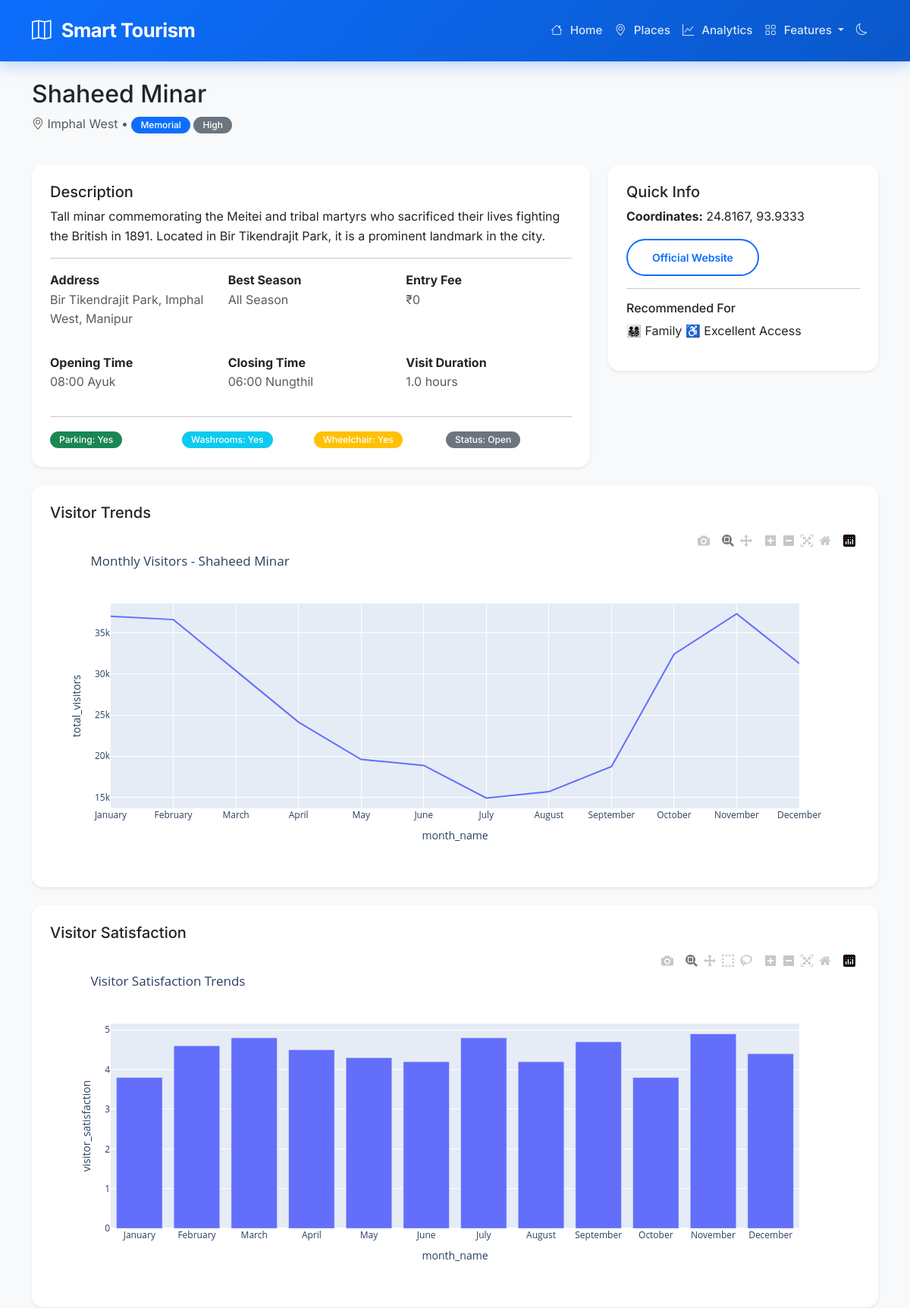
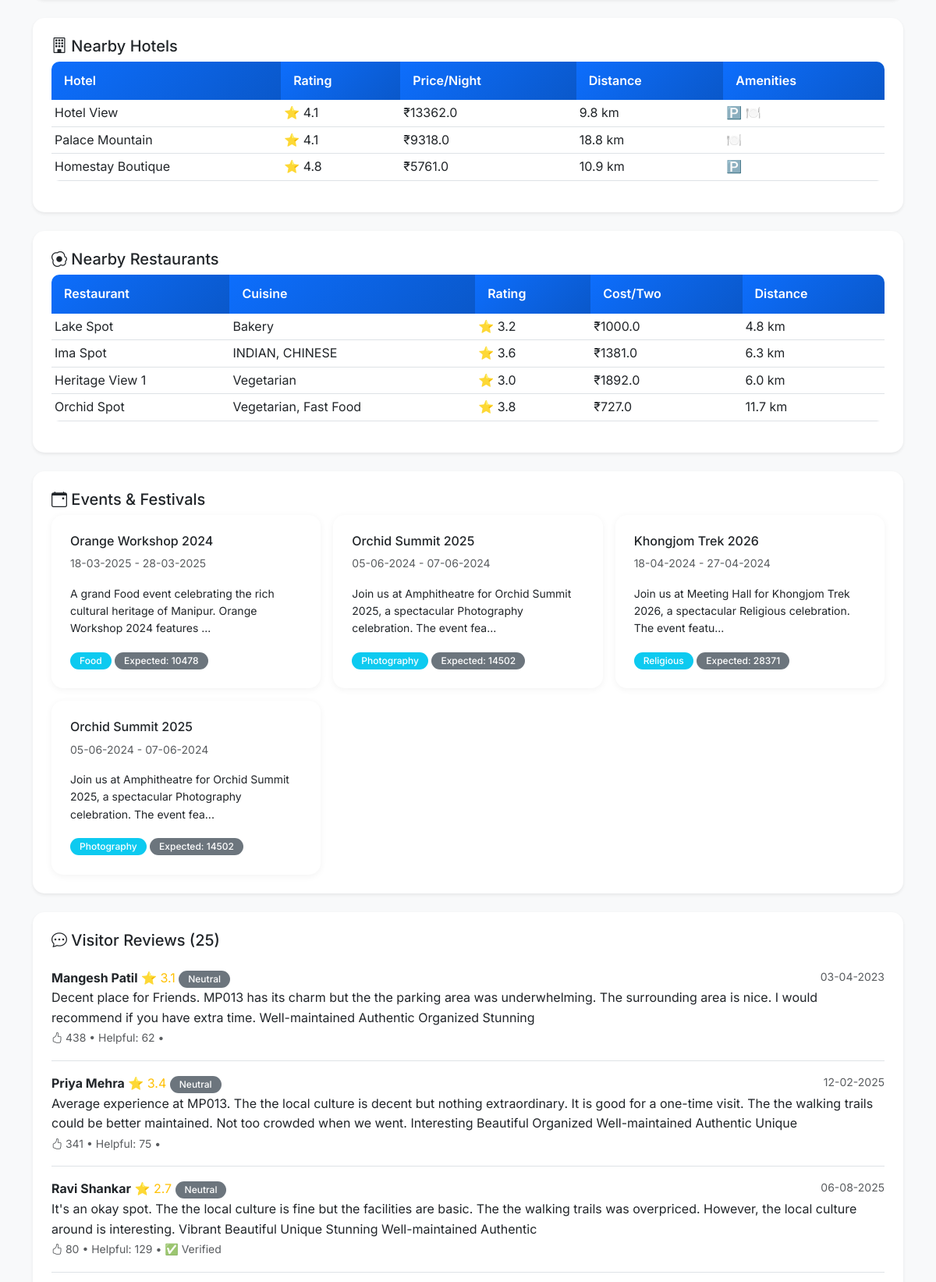
The page /place/MP013 (upper part) on the database its author committed (2 pictures, top to bottom).
### tables this page shows
CREATE TABLE tourist_places (
    place_id TEXT PRIMARY KEY,
    place_name TEXT NOT NULL,
    district TEXT NOT NULL,
    category TEXT NOT NULL,
    description TEXT,
    latitude REAL,
    longitude REAL,
    address TEXT,
    entry_fee_inr REAL,
    opening_time TEXT,
    closing_time TEXT,
    best_season TEXT,
    visit_duration_hours REAL,
    popularity_level TEXT,
    family_friendly TEXT,
    adventure_level TEXT,
    accessibility TEXT,
    parking_available TEXT,
    washroom_available TEXT,
    wheelchair_accessible TEXT,
    official_website TEXT,
    image_url TEXT,
    status TEXT,
    created_date TEXT,
    updated_date TEXT
);

CREATE TABLE hotels (
    hotel_id TEXT PRIMARY KEY,
    place_id TEXT,
    hotel_name TEXT NOT NULL,
    hotel_type TEXT,
    star_rating INTEGER,
    average_rating REAL,
    total_reviews INTEGER,
    price_per_night_inr REAL,
    distance_from_place_km REAL,
    district TEXT,
    address TEXT,
    latitude REAL,
    longitude REAL,
    check_in_time TEXT,
    check_out_time TEXT,
    total_rooms INTEGER,
    available_rooms INTEGER,
    room_type TEXT,
    air_conditioning TEXT,
    free_wifi TEXT,
    parking TEXT,
    restaurant TEXT,
    room_service TEXT,
    swimming_pool TEXT,
    gym TEXT,
    spa TEXT,
    pet_friendly TEXT,
    family_friendly TEXT,
    wheelchair_accessible TEXT,
    airport_shuttle TEXT,
    breakfast_included TEXT,
    cancellation_policy TEXT,
    phone_number TEXT,
    email TEXT,
    official_website TEXT,
    image_url TEXT,
    status TEXT,
    created_date TEXT,
    updated_date TEXT,
    FOREIGN KEY (place_id) REFERENCES tourist_places(place_id)
);

CREATE TABLE restaurants (
    restaurant_id TEXT PRIMARY KEY,
    place_id TEXT,
    restaurant_name TEXT NOT NULL,
    restaurant_type TEXT,
    cuisine TEXT,
    average_rating REAL,
    total_reviews INTEGER,
    average_cost_for_two_inr REAL,
    distance_from_place_km REAL,
    district TEXT,
    address TEXT,
    latitude REAL,
    longitude REAL,
    opening_time TEXT,
    closing_time TEXT,
    seating_capacity INTEGER,
    indoor_seating TEXT,
    outdoor_seating TEXT,
    takeaway TEXT,
    home_delivery TEXT,
    online_booking TEXT,
    vegetarian TEXT,
    vegan TEXT,
    non_vegetarian TEXT,
    local_manipuri_food TEXT,
    parking TEXT,
    wheelchair_accessible TEXT,
    family_friendly TEXT,
    payment_method TEXT,
    phone_number TEXT,
    email TEXT,
    official_website TEXT,
    image_url TEXT,
    status TEXT,
    created_date TEXT,
    updated_date TEXT,
    FOREIGN KEY (place_id) REFERENCES tourist_places(place_id)
);

CREATE TABLE events (
    event_id TEXT PRIMARY KEY,
    place_id TEXT,
    event_name TEXT NOT NULL,
    event_category TEXT,
    district TEXT,
    venue TEXT,
    description TEXT,
    organizer TEXT,
    contact_person TEXT,
    phone_number TEXT,
    email TEXT,
    official_website TEXT,
    latitude REAL,
    longitude REAL,
    start_date TEXT,
    end_date TEXT,
    start_time TEXT,
    end_time TEXT,
    duration_days INTEGER,
    season TEXT,
    expected_visitors INTEGER,
    registration_required TEXT,
    entry_fee_inr REAL,
    maximum_capacity INTEGER,
    remaining_capacity INTEGER,
    age_restriction TEXT,
    suitable_for TEXT,
    food_available TEXT,
    parking_available TEXT,
    wheelchair_accessible TEXT,
    emergency_medical_service TEXT,
    security_available TEXT,
    event_status TEXT,
    image_url TEXT,
    created_date TEXT,
    updated_date TEXT,
    FOREIGN KEY (place_id) REFERENCES tourist_places(place_id)
);

CREATE TABLE reviews (
    review_id TEXT PRIMARY KEY,
    place_id TEXT,
    reviewer_name TEXT,
    reviewer_type TEXT,
    age_group TEXT,
    gender TEXT,
    nationality TEXT,
    visit_date TEXT,
    travel_month TEXT,
    travel_season TEXT,
    travel_mode TEXT,
    travel_group TEXT,
    visit_purpose TEXT,
    overall_rating REAL,
    cleanliness_rating REAL,
    accessibility_rating REAL,
    safety_rating REAL,
    facilities_rating REAL,
    value_for_money_rating REAL,
    recommendation_score INTEGER,
    review_title TEXT,
    review_text TEXT,
    review_length INTEGER,
    sentiment TEXT,
    likes INTEGER,
    helpful_votes INTEGER,
    verified_visitor TEXT,
    review_status TEXT,
    created_date TEXT,
    updated_date TEXT,
    FOREIGN KEY (place_id) REFERENCES tourist_places(place_id)
);

### app.py (the view)
@app.route('/place/<place_id>')
def place_detail(place_id):
    place = get_place_by_id(place_id)
    if not place:
        return "Place not found", 404
    visitors = get_visitor_data(place_id)
    reviews = get_review_data(place_id)
    hotels = get_hotel_data(place_id)
    restaurants = get_restaurant_data(place_id)
    events = get_event_data(place_id)
    weather = get_weather_data(place_id)
    recommendations = get_recommendations(place_id)
    visitor_chart = None
    if not visitors.empty:
        visitors['total_visitors'] = visitors['total_visitors'].fillna(
            0).astype(int)
        fig = px.line(visitors, x='month_name', y='total_visitors',
                      title=f'Monthly Visitors - {place["place_name"]}')
        visitor_chart = json.dumps(fig, cls=plotly.utils.PlotlyJSONEncoder)
    satisfaction_chart = None
    if not visitors.empty and 'visitor_satisfaction' in visitors.columns:
        visitors['visitor_satisfaction'] = visitors['visitor_satisfaction'].fillna(
            0)
        fig = px.bar(visitors, x='month_name', y='visitor_satisfaction',
                     title='Visitor Satisfaction Trends')
        satisfaction_chart = json.dumps(
            fig, cls=plotly.utils.PlotlyJSONEncoder)
    return render_template('place_detail.html',
                           place=place,
                           visitors=visitors.to_dict(
                               'records') if not visitors.empty else [],
                           reviews=reviews.to_dict(
                               'records') if not reviews.empty else [],
                           hotels=hotels.to_dict(
                               'records') if not hotels.empty else [],
                           restaurants=restaurants.to_dict(
                               'records') if not restaurants.empty else [],
                           events=events.to_dict(
                               'records') if not events.empty else [],
                           weather=weather.to_dict(
                               'records') if not weather.empty else [],
                           recommendations=recommendations,
                           visitor_chart=visitor_chart,
                           satisfaction_chart=satisfaction_chart
                           )

### templates/place_detail.html (shortened to what this page needs)
{% extends "base.html" %}  {% block content %}
<div class="container py-4">
  <div class="row mb-4">
    <div class="col-md-12">
      <h2>{{ place.place_name }}</h2>
      <p class="text-muted">
        <i class="bi bi-geo-alt"></i> {{ place.district }} •
        <span class="badge bg-primary">{{ place.category }}</span>
        <span class="badge bg-secondary">{{ place.popularity_level }}</span>
      </p>
    </div>
  </div>
  <div class="row g-4 mb-4">
    <div class="col-md-8">
      <div class="card shadow-sm border-0">
        <div class="card-body">
          <h5>Description</h5>
          <p>{{ place.description }}</p>
          <hr />
          <div class="row g-3">
            <div class="col-md-4">
              <strong>Address</strong>
              <p class="text-muted">{{ place.address }}</p>
            </div>
            <div class="col-md-4">
              <strong>Best Season</strong>
              <p class="text-muted">{{ place.best_season }}</p>
            </div>
            <div class="col-md-4">
              <strong>Entry Fee</strong>
              <p class="text-muted">₹{{ place.entry_fee_inr or 0 }}</p>
            </div>
            <div class="col-md-4">
              <strong>Opening Time</strong>
              <p class="text-muted">{{ place.opening_time or 'N/A' }}</p>
            </div>
            <div class="col-md-4">
              <strong>Closing Time</strong>
              <p class="text-muted">{{ place.closing_time or 'N/A' }}</p>
            </div>
            <div class="col-md-4">
              <strong>Visit Duration</strong>
              <p class="text-muted">
                {{ place.visit_duration_hours or 0 }} hours
              </p>
            </div>
          </div>
          <hr />
          <div class="row g-2">
            <div class="col-md-3">
              <span class="badge bg-success"
                >Parking: {{ place.parking_available }}</span
              >
            </div>
            <div class="col-md-3">
              <span class="badge bg-info"
                >Washrooms: {{ place.washroom_available }}</span
              >
            </div>
            <div class="col-md-3">
              <span class="badge bg-warning"
                >Wheelchair: {{ place.wheelchair_accessible }}</span
              >
            </div>
            <div class="col-md-3">
              <span class="badge bg-secondary">Status: {{ place.status }}</span>
            </div>
          </div>
        </div>
      </div>
    </div>
    <div class="col-md-4">
      <div class="card shadow-sm border-0">
        <div class="card-body">
          <h5>Quick Info</h5>
          <p>
            <strong>Coordinates:</strong> {{ place.latitude }}, {{
            place.longitude }}
          </p>
          {% if place.official_website and place.official_website != 'NULL' %}
          <p>
            <a
              href="{{ place.official_website }}"
              target="_blank"
              class="btn btn-outline-primary btn-sm"
              >Official Website</a
            >
          </p>
          {% endif %}
          <hr />
          <h6>Recommended For</h6>
          <p>
            {% if place.family_friendly == 'Yes' %}👨‍👩‍👧‍👦 Family {% endif %}  {% if
            place.accessibility == 'Excellent' %}♿ Excellent Access {% endif %}
          </p>
        </div>
      </div>
    </div>
  </div>
  {% if visitor_chart %}
  <div class="row mb-4">
    <div class="col-md-12">
      <div class="card shadow-sm border-0">
        <div class="card-body">
          <h5>Visitor Trends</h5>
          <div id="visitorChart"></div>
        </div>
      </div>
    </div>
  </div>
  {% endif %}
  {% if satisfaction_chart %}
  <div class="row mb-4">
    <div class="col-md-12">
      <div class="card shadow-sm border-0">
        <div class="card-body">
          <h5>Visitor Satisfaction</h5>
          <div id="satisfactionChart"></div>
        </div>
      </div>
    </div>
  </div>
  {% endif %}
  {% if hotels %}
  <div class="row mb-4">
    <div class="col-md-12">
      <div class="card shadow-sm border-0">
        <div class="card-body">
          <h5><i class="bi bi-building"></i> Nearby Hotels</h5>
          <div class="table-responsive">
            <table class="table table-sm">
              <thead>
                <tr>
                  <th>Hotel</th>
                  <th>Rating</th>
                  <th>Price/Night</th>
                  <th>Distance</th>
                  <th>Amenities</th>
                </tr>
              </thead>
              <tbody>
                {% for hotel in hotels[:10] %}
                <tr>
                  <td>{{ hotel.hotel_name }}</td>
                  <td>⭐ {{ hotel.average_rating }}</td>
                  <td>₹{{ hotel.price_per_night_inr }}</td>
                  <td>{{ hotel.distance_from_place_km }} km</td>
                  <td>
                    {% if hotel.free_wifi == 'Yes' %}WiFi {% endif %} {% if
                    hotel.parking == 'Yes' %}🅿️ {% endif %} {% if
                    hotel.restaurant == 'Yes' %}🍽️ {% endif %}
                  </td>
                </tr>
                {% endfor %}
              </tbody>
            </table>
          </div>
        </div>
      </div>
    </div>
  </div>
  {% endif %}
  {% if restaurants %}
  <div class="row mb-4">
    <div class="col-md-12">
      <div class="card shadow-sm border-0">
        <div class="card-body">
          <h5><i class="bi bi-egg-fried"></i> Nearby Restaurants</h5>
          <div class="table-responsive">
            <table class="table table-sm">
              <thead>
                <tr>
                  <th>Restaurant</th>
                  <th>Cuisine</th>
                  <th>Rating</th>
                  <th>Cost/Two</th>
                  <th>Distance</th>
                </tr>
              </thead>
              <tbody>
                {% for restaurant in restaurants[:10] %}
                <tr>
                  <td>{{ restaurant.restaurant_name }}</td>
                  <td>{{ restaurant.cuisine }}</td>
                  <td>⭐ {{ restaurant.average_rating }}</td>
                  <td>₹{{ restaurant.average_cost_for_two_inr }}</td>
                  <td>{{ restaurant.distance_from_place_km }} km</td>
                </tr>
                {% endfor %}
              </tbody>
            </table>
          </div>
        </div>
      </div>
    </div>
  </div>
  {% endif %}
  {% if events %}
  <div class="row mb-4">
    <div class="col-md-12">
      <div class="card shadow-sm border-0">
        <div class="card-body">
          <h5><i class="bi bi-calendar-event"></i> Events & Festivals</h5>
          <div class="row g-3">
            {% for event in events %}
            <div class="col-md-4">
              <div class="card h-100">
                <div class="card-body">
                  <h6>{{ event.event_name }}</h6>
                  <p class="small text-muted">
                    {{ event.start_date }} - {{ event.end_date }}
                  </p>
                  <p class="small">{{ event.description[:100] }}...</p>
                  <span class="badge bg-info">{{ event.event_category }}</span>
                  <span class="badge bg-secondary"
                    >Expected: {{ event.expected_visitors }}</span
                  >
                </div>
              </div>
            </div>
            {% endfor %}
          </div>
        </div>
      </div>
    </div>
  </div>
  {% endif %}
  {% if reviews %}
  <div class="row mb-4">
    <div class="col-md-12">
      <div class="card shadow-sm border-0">
        <div class="card-body">
          <h5>
            <i class="bi bi-chat-dots"></i> Visitor Reviews ({{ reviews|length
            }})
          </h5>
          {% for review in reviews[:10] %}
          <div class="border-bottom py-3">
            <div class="d-flex justify-content-between">
              <div>
                <strong>{{ review.reviewer_name }}</strong>
                <span class="text-warning">⭐ {{ review.overall_rating }}</span>
                <span
                  class="badge {% if review.sentiment == 'Positive' %}bg-success{% elif review.sentiment == 'Negative' %}bg-danger{% else %}bg-secondary{% endif %}"
                >
                  {{ review.sentiment }}
                </span>
              </div>
              <small class="text-muted">{{ review.visit_date }}</small>
            </div>
            <p class="mb-0">{{ review.review_text }}</p>
            <small class="text-muted">
              <i class="bi bi-hand-thumbs-up"></i> {{ review.likes or 0 }} •
              Helpful: {{ review.helpful_votes or 0 }} • {% if
              review.verified_visitor == 'Yes' %}✅ Verified{% endif %}
            </small>
          </div>
          {% endfor %}
        </div>
      </div>
    </div>
  </div>
  {% endif %}
</div>
 {% endblock %}

### rows shown on the page
tourist_places: place_name "Shaheed Minar", district "Imphal West", category "Memorial", popularity_level "High", description "Tall minar commemorating the Meitei and tribal martyrs who sacrificed their lives fighting the British in 1891. Located in Bir Tikendrajit Park, it is a prominent landmark in the city.", address "Bir Tikendrajit Park, Imphal West, Manipur", best_season "All Season", entry_fee_inr "0", opening_time "08:00 Ayuk", closing_time "06:00 Nungthil", visit_duration_hours "1.0", parking_available "Yes", washroom_available "Yes", wheelchair_accessible "Yes", status "Open", latitude "24.8167", longitude "93.9333"
hotels: hotel_name "Hotel View", average_rating "4.1", price_per_night_inr "13362.0", distance_from_place_km "9.8"
hotels: hotel_name "Palace Mountain", average_rating "4.1", price_per_night_inr "9318.0", distance_from_place_km "18.8"
hotels: hotel_name "Homestay Boutique", average_rating "4.8", price_per_night_inr "5761.0", distance_from_place_km "10.9"
restaurants: restaurant_name "Lake Spot", cuisine "Bakery", average_rating "3.2", average_cost_for_two_inr "1000.0", distance_from_place_km "4.8"
restaurants: restaurant_name "Ima Spot", cuisine "INDIAN, CHINESE", average_rating "3.6", average_cost_for_two_inr "1381.0", distance_from_place_km "6.3"
restaurants: restaurant_name "Heritage View 1", cuisine "Vegetarian", average_rating "3.0", average_cost_for_two_inr "1892.0", distance_from_place_km "6.0"
restaurants: restaurant_name "Orchid Spot", cuisine "Vegetarian, Fast Food", average_rating "3.8", average_cost_for_two_inr "727.0", distance_from_place_km "11.7"
events: event_name "Orange Workshop 2024", start_date "18-03-2025", end_date "28-03-2025", description "A grand Food event celebrating the rich cultural heritage of Manipur. Orange Workshop 2024 features", event_category "Food", expected_visitors "10478"
events: event_name "Orchid Summit 2025", start_date "05-06-2024", end_date "07-06-2024", description "Join us at Amphitheatre for Orchid Summit 2025, a spectacular Photography celebration. The event fea", event_category "Photography", expected_visitors "14502"
events: event_name "Khongjom Trek 2026", start_date "18-04-2024", end_date "27-04-2024", description "Join us at Meeting Hall for Khongjom Trek 2026, a spectacular Religious celebration. The event featu", event_category "Religious", expected_visitors "28371"
events: event_name "Orchid Summit 2025", start_date "05-06-2024", end_date "07-06-2024", description "Join us at Amphitheatre for Orchid Summit 2025, a spectacular Photography celebration. The event fea", event_category "Photography", expected_visitors "14502"
reviews: reviewer_name "Mangesh Patil", overall_rating "3.1", sentiment "Neutral", visit_date "03-04-2023", review_text "Decent place for Friends. MP013 has its charm but the the parking area was underwhelming. The surrounding area is nice. I would recommend if you have extra time. Well-maintained Authentic Organized Stunning", likes "438", helpful_votes "62"
reviews: reviewer_name "Priya Mehra", overall_rating "3.4", sentiment "Neutral", visit_date "12-02-2025", review_text "Average experience at MP013. The the local culture is decent but nothing extraordinary. It is good for a one-time visit. The the walking trails could be better maintained. Not too crowded when we went. Interesting Beautiful Organized Well-maintained Authentic Unique", likes "341", helpful_votes "75"
reviews: reviewer_name "Ravi Shankar", overall_rating "2.7", sentiment "Neutral", visit_date "06-08-2025", review_text "It's an okay spot. The the local culture is fine but the facilities are basic. The the walking trails was overpriced. However, the local culture around is interesting. Vibrant Beautiful Unique Stunning Well-maintained Authentic", likes "80", helpful_votes "129", verified_visitor "✅ Verified"

### other values the page prints
{{ reviews|length }} "25"
